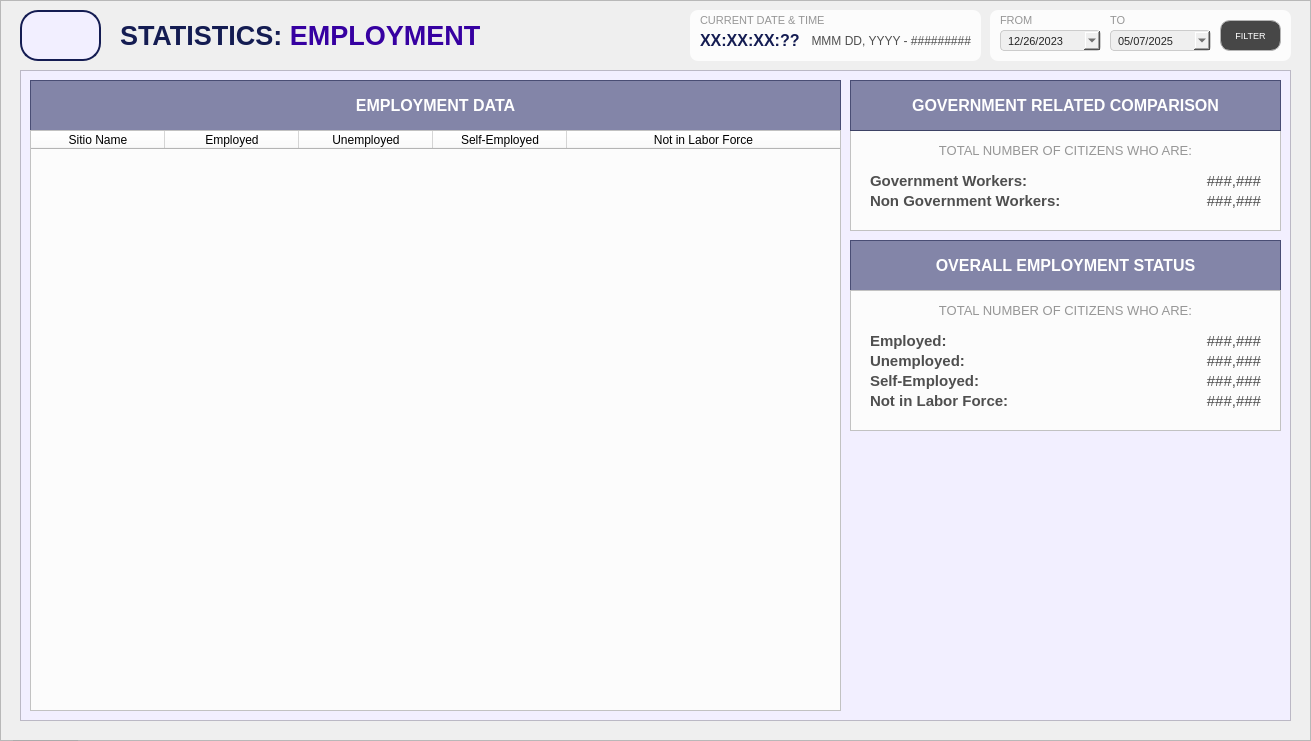
  <widget class="QFrame" name="baseBodyFrame">
   <property name="geometry">
    <rect>
     <x>20</x>
     <y>60</y>
     <width>1311</width>
     <height>741</height>
    </rect>
   </property>
   <property name="styleSheet">
    <string notr="true">#baseBodyFrame {
	background-color: #e7e2ff;
	border: none;
	border-radius: 10px;
}</string>
   </property>
   <property name="frameShape">
    <enum>QFrame::Shape::StyledPanel</enum>
   </property>
   <property name="frameShadow">
    <enum>QFrame::Shadow::Raised</enum>
   </property>
   <widget class="QPushButton" name="logout_buttonLogout_3">
    <property name="geometry">
     <rect>
      <x>10</x>
      <y>740</y>
      <width>71</width>
      <height>31</height>
     </rect>
    </property>
    <property name="font">
     <font>
      <family>Arial</family>
      <pointsize>8</pointsize>
      <bold>true</bold>
     </font>
    </property>
    <property name="cursor">
     <cursorShape>PointingHandCursor</cursorShape>
    </property>
    <property name="styleSheet">
     <string notr="true">#logout_buttonLogout {
    background-color: #bc1c1c;
    color: white;
    border-radius: 5px;
    padding: 10px; /* Optional: Adjusts spacing inside the button */
}
#logout_buttonLogout:hover {
    background-color: #d82020; /* Slightly lighter blue when hovered */
}
#logout_buttonLogout:pressed {
    background-color: #8c1515; /* Darker blue when clicked */
}</string>
    </property>
    <property name="text">
     <string>LOGOUT</string>
    </property>
   </widget>
   <widget class="QLabel" name="title_bodyStatistics">
    <property name="geometry">
     <rect>
      <x>120</x>
      <y>20</y>
      <width>471</width>
      <height>31</height>
     </rect>
    </property>
    <property name="font">
     <font>
      <family>Arial</family>
      <pointsize>20</pointsize>
      <bold>true</bold>
     </font>
    </property>
    <property name="styleSheet">
     <string notr="true">#title_bodyStatistics {
	background-color: transparent;
	color: #141c52;
}
</string>
    </property>
    <property name="text">
     <string>&lt;html&gt;&lt;head/&gt;&lt;body&gt;&lt;p&gt;STATISTICS: &lt;span style=&quot; color:#3600a1;&quot;&gt;EMPLOYMENT&lt;/span&gt;&lt;/p&gt;&lt;/body&gt;&lt;/html&gt;</string>
    </property>
   </widget>
   <widget class="QFrame" name="statistics_frameBody">
    <property name="geometry">
     <rect>
      <x>20</x>
      <y>70</y>
      <width>1271</width>
      <height>651</height>
     </rect>
    </property>
    <property name="styleSheet">
     <string notr="true">#statistics_frameBody{
	background-color: #f2efff;
}</string>
    </property>
    <property name="frameShape">
     <enum>QFrame::Shape::StyledPanel</enum>
    </property>
    <property name="frameShadow">
     <enum>QFrame::Shadow::Raised</enum>
    </property>
    <widget class="QFrame" name="table_titleFrameStatistics">
     <property name="geometry">
      <rect>
       <x>10</x>
       <y>10</y>
       <width>811</width>
       <height>51</height>
      </rect>
     </property>
     <property name="styleSheet">
      <string notr="true">#table_titleFrameStatistics{
	background-color: rgba(20, 28, 82, 128)
}
</string>
     </property>
     <property name="frameShape">
      <enum>QFrame::Shape::StyledPanel</enum>
     </property>
     <property name="frameShadow">
      <enum>QFrame::Shadow::Raised</enum>
     </property>
     <widget class="QLabel" name="statistics_labelNote">
      <property name="geometry">
       <rect>
        <x>0</x>
        <y>0</y>
        <width>811</width>
        <height>51</height>
       </rect>
      </property>
      <property name="font">
       <font>
        <family>Arial</family>
        <pointsize>12</pointsize>
        <bold>true</bold>
       </font>
      </property>
      <property name="styleSheet">
       <string notr="true">#statistics_labelNote {
	background-color: transparent;
	color: #FFFFFF;
}
</string>
      </property>
      <property name="text">
       <string>EMPLOYMENT DATA</string>
      </property>
      <property name="alignment">
       <set>Qt::AlignmentFlag::AlignCenter</set>
      </property>
     </widget>
    </widget>
    <widget class="QTableWidget" name="employment_tablePerStreet">
     <property name="geometry">
      <rect>
       <x>10</x>
       <y>60</y>
       <width>811</width>
       <height>581</height>
      </rect>
     </property>
     <property name="focusPolicy">
      <enum>Qt::FocusPolicy::NoFocus</enum>
     </property>
     <property name="styleSheet">
      <string notr="true">
	background-color: #fcfcfc;
</string>
     </property>
     <property name="editTriggers">
      <set>QAbstractItemView::EditTrigger::NoEditTriggers</set>
     </property>
     <attribute name="horizontalHeaderDefaultSectionSize">
      <number>134</number>
     </attribute>
     <attribute name="horizontalHeaderStretchLastSection">
      <bool>true</bool>
     </attribute>
     <attribute name="verticalHeaderVisible">
      <bool>false</bool>
     </attribute>
     <column>
      <property name="text">
       <string>Sitio Name</string>
      </property>
      <property name="font">
       <font>
        <family>Arial</family>
       </font>
      </property>
      <property name="background">
       <color>
        <red>211</red>
        <green>205</green>
        <blue>255</blue>
       </color>
      </property>
     </column>
     <column>
      <property name="text">
       <string>Employed</string>
      </property>
      <property name="font">
       <font>
        <family>Arial</family>
       </font>
      </property>
      <property name="background">
       <color>
        <red>211</red>
        <green>205</green>
        <blue>255</blue>
       </color>
      </property>
     </column>
     <column>
      <property name="text">
       <string>Unemployed</string>
      </property>
      <property name="font">
       <font>
        <family>Arial</family>
       </font>
      </property>
      <property name="background">
       <color>
        <red>211</red>
        <green>205</green>
        <blue>255</blue>
       </color>
      </property>
     </column>
     <column>
      <property name="text">
       <string>Self-Employed</string>
      </property>
      <property name="font">
       <font>
        <family>Arial</family>
       </font>
      </property>
      <property name="background">
       <color>
        <red>211</red>
        <green>205</green>
        <blue>255</blue>
       </color>
      </property>
     </column>
     <column>
      <property name="text">
       <string>Not in Labor Force</string>
      </property>
      <property name="font">
       <font>
        <family>Arial</family>
       </font>
      </property>
      <property name="background">
       <color>
        <red>211</red>
        <green>205</green>
        <blue>255</blue>
       </color>
      </property>
     </column>
    </widget>
    <widget class="QFrame" name="stat_frame_ownership">
     <property name="geometry">
      <rect>
       <x>830</x>
       <y>60</y>
       <width>431</width>
       <height>101</height>
      </rect>
     </property>
     <property name="styleSheet">
      <string notr="true">#stat_frame_ownership{
	background-color: #fcfcfc;
}</string>
     </property>
     <property name="frameShape">
      <enum>QFrame::Shape::StyledPanel</enum>
     </property>
     <property name="frameShadow">
      <enum>QFrame::Shadow::Raised</enum>
     </property>
     <widget class="QLabel" name="total_gov_worker">
      <property name="geometry">
       <rect>
        <x>250</x>
        <y>40</y>
        <width>161</width>
        <height>21</height>
       </rect>
      </property>
      <property name="font">
       <font>
        <family>Arial</family>
        <pointsize>11</pointsize>
        <bold>false</bold>
       </font>
      </property>
      <property name="styleSheet">
       <string notr="true">#total_gov_worker {
	background-color: transparent;
	color: #4f4f4f;
}
</string>
      </property>
      <property name="text">
       <string>###,###</string>
      </property>
      <property name="alignment">
       <set>Qt::AlignmentFlag::AlignRight|Qt::AlignmentFlag::AlignTrailing|Qt::AlignmentFlag::AlignVCenter</set>
      </property>
     </widget>
     <widget class="QLabel" name="label_nongov_worker">
      <property name="geometry">
       <rect>
        <x>20</x>
        <y>60</y>
        <width>231</width>
        <height>21</height>
       </rect>
      </property>
      <property name="font">
       <font>
        <family>Arial</family>
        <pointsize>11</pointsize>
        <bold>true</bold>
       </font>
      </property>
      <property name="styleSheet">
       <string notr="true">#label_nongov_worker {
	background-color: transparent;
	color: #4f4f4f;
}
</string>
      </property>
      <property name="text">
       <string>Non Government Workers:</string>
      </property>
      <property name="alignment">
       <set>Qt::AlignmentFlag::AlignLeading|Qt::AlignmentFlag::AlignLeft|Qt::AlignmentFlag::AlignVCenter</set>
      </property>
     </widget>
     <widget class="QLabel" name="total_nongov_worker">
      <property name="geometry">
       <rect>
        <x>250</x>
        <y>60</y>
        <width>161</width>
        <height>21</height>
       </rect>
      </property>
      <property name="font">
       <font>
        <family>Arial</family>
        <pointsize>11</pointsize>
        <bold>false</bold>
       </font>
      </property>
      <property name="styleSheet">
       <string notr="true">#total_nongov_worker {
	background-color: transparent;
	color: #4f4f4f;
}
</string>
      </property>
      <property name="text">
       <string>###,###</string>
      </property>
      <property name="alignment">
       <set>Qt::AlignmentFlag::AlignRight|Qt::AlignmentFlag::AlignTrailing|Qt::AlignmentFlag::AlignVCenter</set>
      </property>
     </widget>
     <widget class="QLabel" name="label_gov_worker">
      <property name="geometry">
       <rect>
        <x>20</x>
        <y>40</y>
        <width>231</width>
        <height>21</height>
       </rect>
      </property>
      <property name="font">
       <font>
        <family>Arial</family>
        <pointsize>11</pointsize>
        <bold>true</bold>
       </font>
      </property>
      <property name="styleSheet">
       <string notr="true">#label_gov_worker {
	background-color: transparent;
	color: #4f4f4f;
}
</string>
      </property>
      <property name="text">
       <string>Government Workers:</string>
      </property>
      <property name="alignment">
       <set>Qt::AlignmentFlag::AlignLeading|Qt::AlignmentFlag::AlignLeft|Qt::AlignmentFlag::AlignVCenter</set>
      </property>
     </widget>
     <widget class="QLabel" name="label_desc2_3">
      <property name="geometry">
       <rect>
        <x>0</x>
        <y>10</y>
        <width>431</width>
        <height>20</height>
       </rect>
      </property>
      <property name="font">
       <font>
        <family>Arial</family>
        <pointsize>10</pointsize>
       </font>
      </property>
      <property name="styleSheet">
       <string notr="true">#label_desc2_3{
	color: #969696;
}</string>
      </property>
      <property name="text">
       <string>TOTAL NUMBER OF CITIZENS WHO ARE:</string>
      </property>
      <property name="alignment">
       <set>Qt::AlignmentFlag::AlignCenter</set>
      </property>
     </widget>
    </widget>
    <widget class="QFrame" name="table_titleFrameStatistics4">
     <property name="geometry">
      <rect>
       <x>830</x>
       <y>170</y>
       <width>431</width>
       <height>51</height>
      </rect>
     </property>
     <property name="styleSheet">
      <string notr="true">#table_titleFrameStatistics4{
	background-color: rgba(20, 28, 82, 128)
}
</string>
     </property>
     <property name="frameShape">
      <enum>QFrame::Shape::StyledPanel</enum>
     </property>
     <property name="frameShadow">
      <enum>QFrame::Shadow::Raised</enum>
     </property>
     <widget class="QLabel" name="statistics_labelNote_7">
      <property name="geometry">
       <rect>
        <x>0</x>
        <y>0</y>
        <width>431</width>
        <height>51</height>
       </rect>
      </property>
      <property name="font">
       <font>
        <family>Arial</family>
        <pointsize>12</pointsize>
        <bold>true</bold>
       </font>
      </property>
      <property name="styleSheet">
       <string notr="true">#statistics_labelNote_7 {
	background-color: transparent;
	color: #FFFFFF;
}
</string>
      </property>
      <property name="text">
       <string>OVERALL EMPLOYMENT STATUS</string>
      </property>
      <property name="alignment">
       <set>Qt::AlignmentFlag::AlignCenter</set>
      </property>
     </widget>
    </widget>
    <widget class="QFrame" name="table_titleFrameStatistics_2">
     <property name="geometry">
      <rect>
       <x>830</x>
       <y>10</y>
       <width>431</width>
       <height>51</height>
      </rect>
     </property>
     <property name="styleSheet">
      <string notr="true">#table_titleFrameStatistics_2{
	background-color: rgba(20, 28, 82, 128)
}
</string>
     </property>
     <property name="frameShape">
      <enum>QFrame::Shape::StyledPanel</enum>
     </property>
     <property name="frameShadow">
      <enum>QFrame::Shadow::Raised</enum>
     </property>
     <widget class="QLabel" name="statistics_labelNote_2">
      <property name="geometry">
       <rect>
        <x>0</x>
        <y>0</y>
        <width>431</width>
        <height>51</height>
       </rect>
      </property>
      <property name="font">
       <font>
        <family>Arial</family>
        <pointsize>12</pointsize>
        <bold>true</bold>
       </font>
      </property>
      <property name="styleSheet">
       <string notr="true">#statistics_labelNote_2 {
	background-color: transparent;
	color: #FFFFFF;
}
</string>
      </property>
      <property name="text">
       <string>GOVERNMENT RELATED COMPARISON</string>
      </property>
      <property name="alignment">
       <set>Qt::AlignmentFlag::AlignCenter</set>
      </property>
     </widget>
    </widget>
    <widget class="QFrame" name="demo_frameEmploymentStatus">
     <property name="geometry">
      <rect>
       <x>830</x>
       <y>220</y>
       <width>431</width>
       <height>141</height>
      </rect>
     </property>
     <property name="styleSheet">
      <string notr="true">#demo_frameEmploymentStatus{
	background-color: #fcfcfc;
}</string>
     </property>
     <property name="frameShape">
      <enum>QFrame::Shape::StyledPanel</enum>
     </property>
     <property name="frameShadow">
      <enum>QFrame::Shadow::Raised</enum>
     </property>
     <widget class="QLabel" name="demo_Unemployed">
      <property name="geometry">
       <rect>
        <x>250</x>
        <y>60</y>
        <width>161</width>
        <height>21</height>
       </rect>
      </property>
      <property name="font">
       <font>
        <family>Arial</family>
        <pointsize>11</pointsize>
        <bold>false</bold>
       </font>
      </property>
      <property name="styleSheet">
       <string notr="true">#demo_Unemployed {
	background-color: transparent;
	color: #4f4f4f;
}
</string>
      </property>
      <property name="text">
       <string>###,###</string>
      </property>
      <property name="alignment">
       <set>Qt::AlignmentFlag::AlignRight|Qt::AlignmentFlag::AlignTrailing|Qt::AlignmentFlag::AlignVCenter</set>
      </property>
     </widget>
     <widget class="QLabel" name="demo_labelRetired">
      <property name="geometry">
       <rect>
        <x>20</x>
        <y>100</y>
        <width>231</width>
        <height>21</height>
       </rect>
      </property>
      <property name="font">
       <font>
        <family>Arial</family>
        <pointsize>11</pointsize>
        <bold>true</bold>
       </font>
      </property>
      <property name="styleSheet">
       <string notr="true">#demo_labelRetired {
	background-color: transparent;
	color: #4f4f4f;
}
</string>
      </property>
      <property name="text">
       <string>Not in Labor Force:</string>
      </property>
      <property name="alignment">
       <set>Qt::AlignmentFlag::AlignLeading|Qt::AlignmentFlag::AlignLeft|Qt::AlignmentFlag::AlignVCenter</set>
      </property>
     </widget>
     <widget class="QLabel" name="demo_labelSelfEmployed">
      <property name="geometry">
       <rect>
        <x>20</x>
        <y>80</y>
        <width>231</width>
        <height>21</height>
       </rect>
      </property>
      <property name="font">
       <font>
        <family>Arial</family>
        <pointsize>11</pointsize>
        <bold>true</bold>
       </font>
      </property>
      <property name="styleSheet">
       <string notr="true">#demo_labelSelfEmployed {
	background-color: transparent;
	color: #4f4f4f;
}
</string>
      </property>
      <property name="text">
       <string>Self-Employed:</string>
      </property>
      <property name="alignment">
       <set>Qt::AlignmentFlag::AlignLeading|Qt::AlignmentFlag::AlignLeft|Qt::AlignmentFlag::AlignVCenter</set>
      </property>
     </widget>
     <widget class="QLabel" name="demo_Employed">
      <property name="geometry">
       <rect>
        <x>250</x>
        <y>40</y>
        <width>161</width>
        <height>21</height>
       </rect>
      </property>
      <property name="font">
       <font>
        <family>Arial</family>
        <pointsize>11</pointsize>
        <bold>false</bold>
       </font>
      </property>
      <property name="styleSheet">
       <string notr="true">#demo_Employed {
	background-color: transparent;
	color: #4f4f4f;
}
</string>
      </property>
      <property name="text">
       <string>###,###</string>
      </property>
      <property name="alignment">
       <set>Qt::AlignmentFlag::AlignRight|Qt::AlignmentFlag::AlignTrailing|Qt::AlignmentFlag::AlignVCenter</set>
      </property>
     </widget>
     <widget class="QLabel" name="demo_labelNoStatus">
      <property name="geometry">
       <rect>
        <x>20</x>
        <y>140</y>
        <width>231</width>
        <height>21</height>
       </rect>
      </property>
      <property name="font">
       <font>
        <family>Arial</family>
        <pointsize>11</pointsize>
        <bold>true</bold>
       </font>
      </property>
      <property name="styleSheet">
       <string notr="true">#demo_labelNoStatus {
	background-color: transparent;
	color: #4f4f4f;
}
</string>
      </property>
      <property name="text">
       <string/>
      </property>
      <property name="alignment">
       <set>Qt::AlignmentFlag::AlignLeading|Qt::AlignmentFlag::AlignLeft|Qt::AlignmentFlag::AlignVCenter</set>
      </property>
     </widget>
     <widget class="QLabel" name="demo_labelEmployed">
      <property name="geometry">
       <rect>
        <x>20</x>
        <y>40</y>
        <width>231</width>
        <height>21</height>
       </rect>
      </property>
      <property name="font">
       <font>
        <family>Arial</family>
        <pointsize>11</pointsize>
        <bold>true</bold>
       </font>
      </property>
      <property name="styleSheet">
       <string notr="true">#demo_labelEmployed {
	background-color: transparent;
	color: #4f4f4f;
}
</string>
      </property>
      <property name="text">
       <string>Employed:</string>
      </property>
      <property name="alignment">
       <set>Qt::AlignmentFlag::AlignLeading|Qt::AlignmentFlag::AlignLeft|Qt::AlignmentFlag::AlignVCenter</set>
      </property>
     </widget>
     <widget class="QLabel" name="demo_labelUnemployed">
      <property name="geometry">
       <rect>
        <x>20</x>
        <y>60</y>
        <width>231</width>
        <height>21</height>
       </rect>
      </property>
      <property name="font">
       <font>
        <family>Arial</family>
        <pointsize>11</pointsize>
        <bold>true</bold>
       </font>
      </property>
      <property name="styleSheet">
       <string notr="true">#demo_labelUnemployed {
	background-color: transparent;
	color: #4f4f4f;
}
</string>
      </property>
      <property name="text">
       <string>Unemployed:</string>
      </property>
      <property name="alignment">
       <set>Qt::AlignmentFlag::AlignLeading|Qt::AlignmentFlag::AlignLeft|Qt::AlignmentFlag::AlignVCenter</set>
      </property>
     </widget>
     <widget class="QLabel" name="demo_SelfEmployed">
      <property name="geometry">
       <rect>
        <x>250</x>
        <y>80</y>
        <width>161</width>
        <height>21</height>
       </rect>
      </property>
      <property name="font">
       <font>
        <family>Arial</family>
        <pointsize>11</pointsize>
        <bold>false</bold>
       </font>
      </property>
      <property name="styleSheet">
       <string notr="true">#demo_SelfEmployed {
	background-color: transparent;
	color: #4f4f4f;
}
</string>
      </property>
      <property name="text">
       <string>###,###</string>
      </property>
      <property name="alignment">
       <set>Qt::AlignmentFlag::AlignRight|Qt::AlignmentFlag::AlignTrailing|Qt::AlignmentFlag::AlignVCenter</set>
      </property>
     </widget>
     <widget class="QLabel" name="demo_nilf">
      <property name="geometry">
       <rect>
        <x>250</x>
        <y>100</y>
        <width>161</width>
        <height>21</height>
       </rect>
      </property>
      <property name="font">
       <font>
        <family>Arial</family>
        <pointsize>11</pointsize>
        <bold>false</bold>
       </font>
      </property>
      <property name="styleSheet">
       <string notr="true">
	background-color: transparent;
	color: #4f4f4f;
</string>
      </property>
      <property name="text">
       <string>###,###</string>
      </property>
      <property name="alignment">
       <set>Qt::AlignmentFlag::AlignRight|Qt::AlignmentFlag::AlignTrailing|Qt::AlignmentFlag::AlignVCenter</set>
      </property>
     </widget>
     <widget class="QLabel" name="label_desc_empstat">
      <property name="geometry">
       <rect>
        <x>0</x>
        <y>10</y>
        <width>431</width>
        <height>20</height>
       </rect>
      </property>
      <property name="font">
       <font>
        <family>Arial</family>
        <pointsize>10</pointsize>
       </font>
      </property>
      <property name="styleSheet">
       <string notr="true">#label_desc_empstat{
	color: #969696;
}</string>
      </property>
      <property name="text">
       <string>TOTAL NUMBER OF CITIZENS WHO ARE:</string>
      </property>
      <property name="alignment">
       <set>Qt::AlignmentFlag::AlignCenter</set>
      </property>
     </widget>
    </widget>
   </widget>
   <widget class="QToolButton" name="btn_returnToStatisticsPage">
    <property name="geometry">
     <rect>
      <x>20</x>
      <y>10</y>
      <width>81</width>
      <height>51</height>
     </rect>
    </property>
    <property name="styleSheet">
     <string notr="true">#btn_returnToStatisticsPage {
    background-color: #f2efff;
    color: #141c52;
	border: 2px solid #141c52; 
	border-radius: 18px;
	text-align: left;
    padding: 10px; /* Optional: Adjusts spacing inside the button */
}
#btn_returnToStatisticsPage:hover {
    background-color: #fdfdff; /* Slightly lighter blue when hovered */
}
#btn_returnToStatisticsPage:pressed {
    background-color: #e7e5f4; /* Darker blue when clicked */
}

</string>
    </property>
    <property name="text">
     <string/>
    </property>
    <property name="icon">
     <iconset>
      <normaloff>../../../Assets/FuncIcons/img_return.png</normaloff>../../../Assets/FuncIcons/img_return.png</iconset>
    </property>
    <property name="iconSize">
     <size>
      <width>25</width>
      <height>25</height>
     </size>
    </property>
   </widget>
   <widget class="QFrame" name="demo_frameOthers_3">
    <property name="geometry">
     <rect>
      <x>990</x>
      <y>10</y>
      <width>301</width>
      <height>51</height>
     </rect>
    </property>
    <property name="styleSheet">
     <string notr="true">#demo_frameOthers_3 {
  background-color: #fcfcfc;
  border-radius: 8px; /* Adjust the pixel value to control the roundness */
}</string>
    </property>
    <property name="frameShape">
     <enum>QFrame::Shape::StyledPanel</enum>
    </property>
    <property name="frameShadow">
     <enum>QFrame::Shadow::Raised</enum>
    </property>
    <widget class="QLabel" name="label_total_indppl_2">
     <property name="geometry">
      <rect>
       <x>20</x>
       <y>100</y>
       <width>231</width>
       <height>21</height>
      </rect>
     </property>
     <property name="font">
      <font>
       <family>Arial</family>
       <pointsize>11</pointsize>
       <bold>true</bold>
      </font>
     </property>
     <property name="styleSheet">
      <string notr="true">#label_total_indppl {
	background-color: transparent;
	color: #4f4f4f;
}
</string>
     </property>
     <property name="text">
      <string/>
     </property>
     <property name="alignment">
      <set>Qt::AlignmentFlag::AlignLeading|Qt::AlignmentFlag::AlignLeft|Qt::AlignmentFlag::AlignVCenter</set>
     </property>
    </widget>
    <widget class="QPushButton" name="filter_stat_date_button">
     <property name="geometry">
      <rect>
       <x>230</x>
       <y>10</y>
       <width>61</width>
       <height>31</height>
      </rect>
     </property>
     <property name="font">
      <font>
       <family>Arial</family>
       <pointsize>7</pointsize>
      </font>
     </property>
     <property name="cursor">
      <cursorShape>PointingHandCursor</cursorShape>
     </property>
     <property name="focusPolicy">
      <enum>Qt::FocusPolicy::NoFocus</enum>
     </property>
     <property name="styleSheet">
      <string notr="true">#filter_stat_date_button {

background-color: #474747;

color: white;

border: 1px solid #b5b5b5;

border-radius: 10px;

padding: 10px;

}



#filter_stat_date_button:hover {

background-color: #636363;

color: white;

}



#filter_stat_date_button:pressed {

background-color: #bfbfbf;

color: white;

}</string>
     </property>
     <property name="text">
      <string>FILTER</string>
     </property>
     <property name="icon">
      <iconset>
       <normaloff>../../../Assets/FuncIcons/icon_filter.svg</normaloff>../../../Assets/FuncIcons/icon_filter.svg</iconset>
     </property>
     <property name="iconSize">
      <size>
       <width>18</width>
       <height>18</height>
      </size>
     </property>
    </widget>
    <widget class="QDateEdit" name="filter_date_min">
     <property name="geometry">
      <rect>
       <x>10</x>
       <y>20</y>
       <width>101</width>
       <height>21</height>
      </rect>
     </property>
     <property name="font">
      <font>
       <family>Arial</family>
       <pointsize>8</pointsize>
      </font>
     </property>
     <property name="styleSheet">
      <string notr="true">#filter_date_min {
    background-color: rgb(239, 239, 239);
    color: #242424;
    border: 1px solid #ccc;
    padding: 5px;
    border-radius: 4px;
    font-size: 0.8em; /* Example: 80% of the parent's font size */
}</string>
     </property>
     <property name="dateTime">
      <datetime>
       <hour>0</hour>
       <minute>0</minute>
       <second>0</second>
       <year>2023</year>
       <month>12</month>
       <day>26</day>
      </datetime>
     </property>
     <property name="displayFormat">
      <string>MM/dd/yyyy</string>
     </property>
     <property name="calendarPopup">
      <bool>true</bool>
     </property>
     <property name="currentSectionIndex">
      <number>0</number>
     </property>
     <property name="timeSpec">
      <enum>Qt::TimeSpec::UTC</enum>
     </property>
    </widget>
    <widget class="QDateEdit" name="filter_date_max">
     <property name="geometry">
      <rect>
       <x>120</x>
       <y>20</y>
       <width>101</width>
       <height>21</height>
      </rect>
     </property>
     <property name="font">
      <font>
       <family>Arial</family>
       <pointsize>8</pointsize>
      </font>
     </property>
     <property name="styleSheet">
      <string notr="true">#filter_date_max {
    background-color: rgb(239, 239, 239);
    color: #242424;
    border: 1px solid #ccc;
    padding: 5px;
    border-radius: 4px;
    font-size: 0.8em; /* Example: 80% of the parent's font size */
}</string>
     </property>
     <property name="dateTime">
      <datetime>
       <hour>0</hour>
       <minute>0</minute>
       <second>0</second>
       <year>2025</year>
       <month>5</month>
       <day>7</day>
      </datetime>
     </property>
     <property name="displayFormat">
      <string>MM/dd/yyyy</string>
     </property>
     <property name="calendarPopup">
      <bool>true</bool>
     </property>
     <property name="currentSectionIndex">
      <number>0</number>
     </property>
     <property name="timeSpec">
      <enum>Qt::TimeSpec::UTC</enum>
     </property>
    </widget>
    <widget class="QLabel" name="label_from">
     <property name="geometry">
      <rect>
       <x>10</x>
       <y>1</y>
       <width>101</width>
       <height>20</height>
      </rect>
     </property>
     <property name="font">
      <font>
       <family>Arial</family>
       <pointsize>8</pointsize>
      </font>
     </property>
     <property name="styleSheet">
      <string notr="true">#label_from{
	color: #969696;
}</string>
     </property>
     <property name="text">
      <string>&lt;html&gt;&lt;head/&gt;&lt;body&gt;&lt;p&gt;FROM&lt;/p&gt;&lt;/body&gt;&lt;/html&gt;</string>
     </property>
     <property name="alignment">
      <set>Qt::AlignmentFlag::AlignLeading|Qt::AlignmentFlag::AlignLeft|Qt::AlignmentFlag::AlignVCenter</set>
     </property>
    </widget>
    <widget class="QLabel" name="label_to">
     <property name="geometry">
      <rect>
       <x>120</x>
       <y>1</y>
       <width>101</width>
       <height>20</height>
      </rect>
     </property>
     <property name="font">
      <font>
       <family>Arial</family>
       <pointsize>8</pointsize>
      </font>
     </property>
     <property name="styleSheet">
      <string notr="true">#label_to{
	color: #969696;
}</string>
     </property>
     <property name="text">
      <string>&lt;html&gt;&lt;head/&gt;&lt;body&gt;&lt;p&gt;TO&lt;/p&gt;&lt;/body&gt;&lt;/html&gt;</string>
     </property>
     <property name="alignment">
      <set>Qt::AlignmentFlag::AlignLeading|Qt::AlignmentFlag::AlignLeft|Qt::AlignmentFlag::AlignVCenter</set>
     </property>
    </widget>
   </widget>
   <widget class="QFrame" name="demo_frameDateTime">
    <property name="geometry">
     <rect>
      <x>690</x>
      <y>10</y>
      <width>291</width>
      <height>51</height>
     </rect>
    </property>
    <property name="styleSheet">
     <string notr="true">#demo_frameDateTime {
  background-color: #fcfcfc;
  border-radius: 8px; /* Adjust the pixel value to control the roundness */
}</string>
    </property>
    <property name="frameShape">
     <enum>QFrame::Shape::StyledPanel</enum>
    </property>
    <property name="frameShadow">
     <enum>QFrame::Shadow::Raised</enum>
    </property>
    <widget class="QLabel" name="label_total_indppl_3">
     <property name="geometry">
      <rect>
       <x>20</x>
       <y>100</y>
       <width>231</width>
       <height>21</height>
      </rect>
     </property>
     <property name="font">
      <font>
       <family>Arial</family>
       <pointsize>11</pointsize>
       <bold>true</bold>
      </font>
     </property>
     <property name="styleSheet">
      <string notr="true">#label_total_indppl {
	background-color: transparent;
	color: #4f4f4f;
}
</string>
     </property>
     <property name="text">
      <string/>
     </property>
     <property name="alignment">
      <set>Qt::AlignmentFlag::AlignLeading|Qt::AlignmentFlag::AlignLeft|Qt::AlignmentFlag::AlignVCenter</set>
     </property>
    </widget>
    <widget class="QLabel" name="label_datetime">
     <property name="geometry">
      <rect>
       <x>10</x>
       <y>1</y>
       <width>161</width>
       <height>20</height>
      </rect>
     </property>
     <property name="font">
      <font>
       <family>Arial</family>
       <pointsize>8</pointsize>
      </font>
     </property>
     <property name="styleSheet">
      <string notr="true">#label_datetime{
	color: #969696;
}</string>
     </property>
     <property name="text">
      <string>&lt;html&gt;&lt;head/&gt;&lt;body&gt;&lt;p&gt;CURRENT DATE &amp;amp; TIME&lt;/p&gt;&lt;/body&gt;&lt;/html&gt;</string>
     </property>
     <property name="alignment">
      <set>Qt::AlignmentFlag::AlignLeading|Qt::AlignmentFlag::AlignLeft|Qt::AlignmentFlag::AlignVCenter</set>
     </property>
    </widget>
    <widget class="QLabel" name="text_time">
     <property name="geometry">
      <rect>
       <x>10</x>
       <y>20</y>
       <width>111</width>
       <height>21</height>
      </rect>
     </property>
     <property name="font">
      <font>
       <family>Arial</family>
       <pointsize>12</pointsize>
       <bold>true</bold>
      </font>
     </property>
     <property name="styleSheet">
      <string notr="true">#text_time {
	background-color: transparent;
	color: #141c52;
}
</string>
     </property>
     <property name="text">
      <string>XX:XX:XX:??</string>
     </property>
     <property name="alignment">
      <set>Qt::AlignmentFlag::AlignLeading|Qt::AlignmentFlag::AlignLeft|Qt::AlignmentFlag::AlignVCenter</set>
     </property>
    </widget>
    <widget class="QLabel" name="text_date">
     <property name="geometry">
      <rect>
       <x>120</x>
       <y>20</y>
       <width>161</width>
       <height>21</height>
      </rect>
     </property>
     <property name="font">
      <font>
       <family>Arial</family>
       <pointsize>9</pointsize>
       <bold>false</bold>
      </font>
     </property>
     <property name="styleSheet">
      <string notr="true">#text_date {
	background-color: transparent;
	color: #4f4f4f;
}
</string>
     </property>
     <property name="text">
      <string>MMM DD, YYYY - #########</string>
     </property>
     <property name="alignment">
      <set>Qt::AlignmentFlag::AlignRight|Qt::AlignmentFlag::AlignTrailing|Qt::AlignmentFlag::AlignVCenter</set>
     </property>
    </widget>
   </widget>
  </widget>
